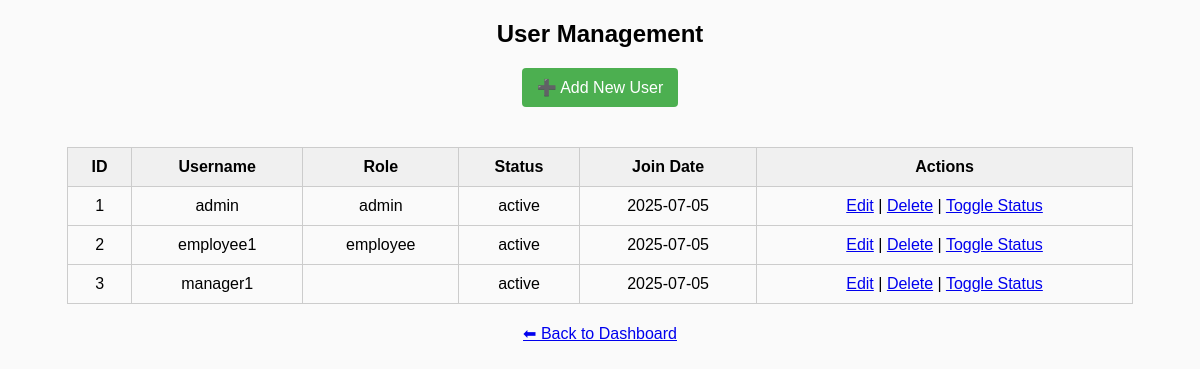
The page /admin/manage_users.php (signed in) on the database as committed earlier.
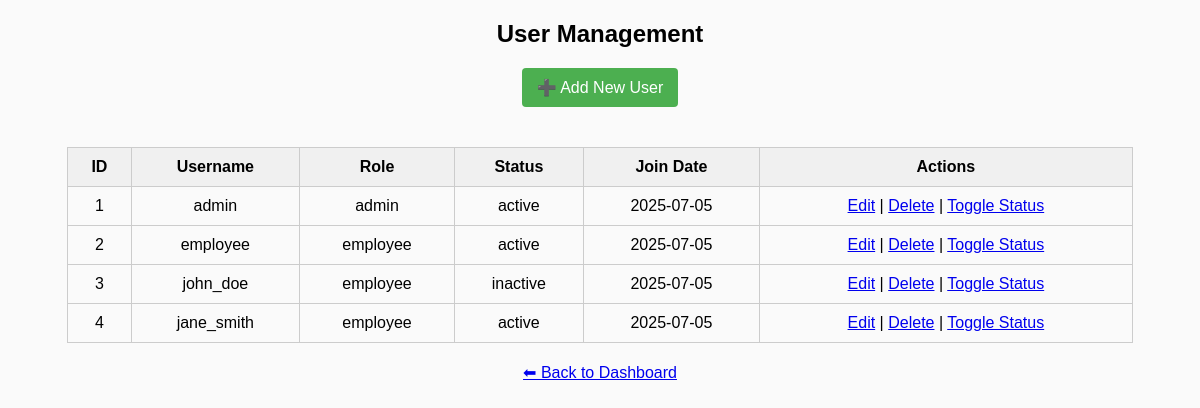
The same page on the database as committed later.
### tables this page shows
CREATE TABLE IF NOT EXISTS user (
  iduser INT NOT NULL AUTO_INCREMENT,
  username VARCHAR(45) NOT NULL,
  password VARCHAR(255) NOT NULL,
  role ENUM('admin', 'employee') NOT NULL,
  status ENUM('active', 'inactive') DEFAULT 'active',
  join_date DATETIME DEFAULT CURRENT_TIMESTAMP,
  PRIMARY KEY (iduser)
);

### admin/manage_users.php (the view, shortened to what this page needs)
<?php
require_once '../db_connect.php';
$result = $conn->query("SELECT * FROM user");
?>
<!DOCTYPE html>
<html>
<head>
</head>
<body>
<h2 style="text-align:center;">User Management</h2>
<div class="center">
    <a href="add_user.php" class="add-button">➕ Add New User</a>
</div>
<table>
    <tr>
        <th>ID</th>
        <th>Username</th>
        <th>Role</th>
        <th>Status</th>
        <th>Join Date</th>
        <th>Actions</th>
    </tr>
    <?php while ($row = $result->fetch_assoc()): ?>
    <tr>
        <td><?= $row['iduser'] ?></td>
        <td><?= htmlspecialchars($row['username']) ?></td>
        <td><?= $row['role'] ?></td>
        <td><?= $row['status'] ?? 'active' ?></td>
        <td><?= isset($row['join_date']) ? date("Y-m-d", strtotime($row['join_date'])) : 'N/A' ?></td>
        <td>
            <a href="edit_users.php?id=<?= $row['iduser'] ?>">Edit</a> |
            <a href="delete_users.php?id=<?= $row['iduser'] ?>" onclick="return confirm('Are you sure?')">Delete</a> |
            <a href="toggle_users.php?id=<?= $row['iduser'] ?>">Toggle Status</a>
        </td>
    </tr>
    <?php endwhile; ?>
</table>
<div class="center">
    <a href="../dashboard.php">⬅ Back to Dashboard</a>
</div>
</body>
</html>

### admin/manage_users.php (style rules this page uses)
body { font-family: Arial, sans-serif; background-color: #fafafa; }
table { width: 90%; margin: 20px auto; border-collapse: collapse; }
th, td { padding: 10px; border: 1px solid #ccc; text-align: center; }
th { background-color: #f0f0f0; }
.center { text-align: center; margin-top: 20px; }
.add-button { display: inline-block; padding: 10px 15px; background-color: #4CAF50; color: white; text-decoration: none; border-radius: 4px; margin-bottom: 20px; }

Rows that differ between the two databases and show on the page:
changed user id 2: username "employee1" → "employee"
changed user id 3: username "manager1" → "john_doe"; role (not shown) → "employee"; status "active" → "inactive"
added user: iduser "4", username "jane_smith", role "employee", status "active", join_date "2025-07-05"
